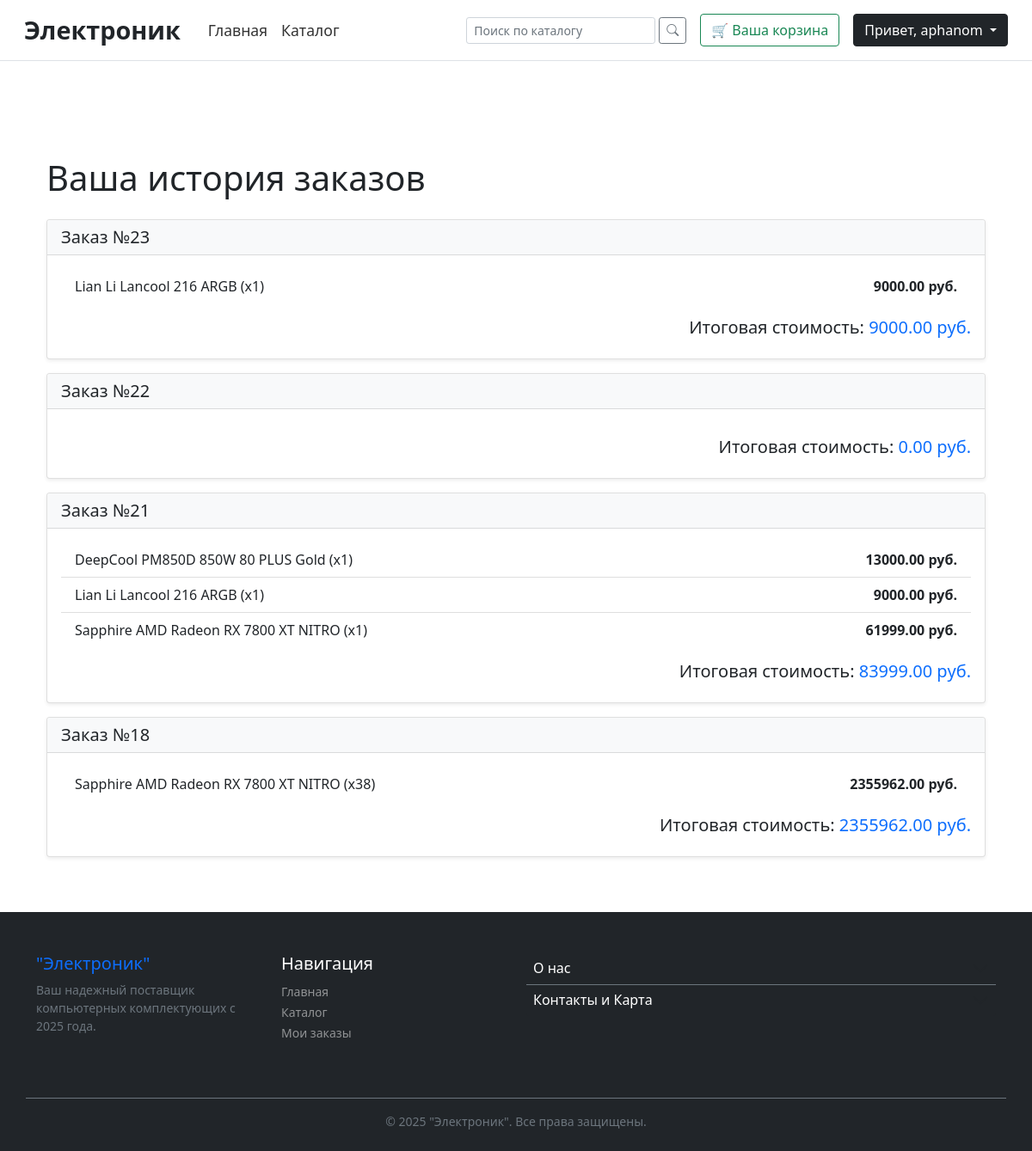
Page /orders/history/ (signed in) on the earlier database version.
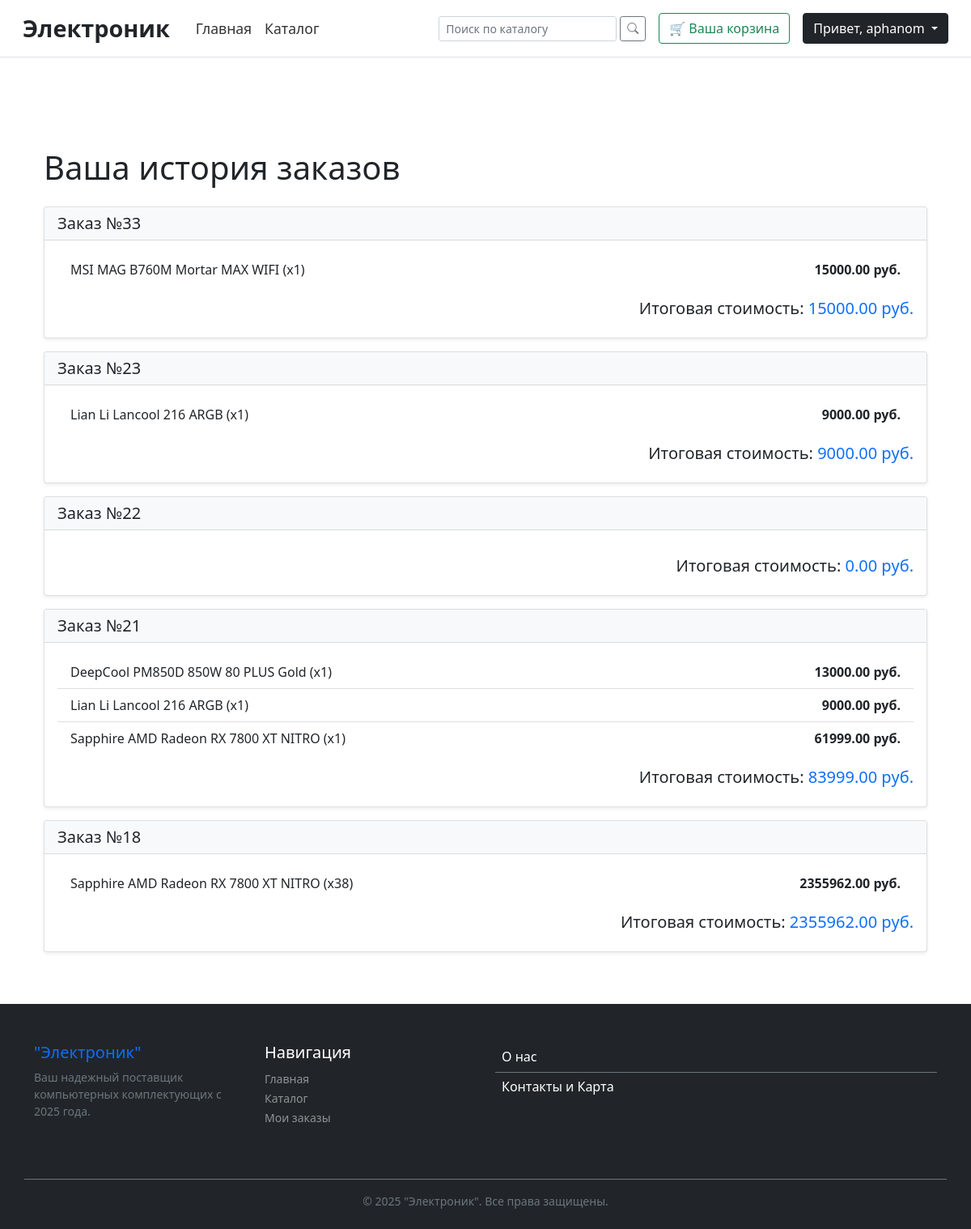
Same page on the later database version.
### orders/models.py (models this page shows, shortened)
class Order(models.Model):
    STATUS_CHOICES = [
        ('new', 'Новый заказ'),
        ('paid', 'Оплачен'),
        ('process', 'Сборка заказа'),
        ('shipped', 'Отправлен / В пути'),
        ('delivered', 'Доставлен'),
        ('canceled', 'Отменен'),
    ]
    user = models.ForeignKey(
        User,
        on_delete=models.SET_NULL,
        null=True,
        blank=True,
        related_name='orders',
        verbose_name='Пользователь'
    )
    status = models.CharField(
        max_length=20,
        choices=STATUS_CHOICES,
        default='new',
        verbose_name="Статус заказа"
    )
    first_name = models.CharField(max_length=50, verbose_name="Имя")
    last_name = models.CharField(max_length=50, verbose_name="Фамилия")
    email = models.EmailField()
    address = models.CharField(max_length=250, verbose_name="Адрес")
    postal_code = models.CharField(max_length=20, verbose_name="Почтовый индекс")
    city = models.CharField(max_length=100, verbose_name="Город")
    created_at = models.DateTimeField(auto_now_add=True, verbose_name="Дата создания")
    updated = models.DateTimeField(auto_now=True)
    paid = models.BooleanField(default=False, verbose_name="Оплата")
    class Meta:
        ordering = ('-created_at',)
        verbose_name = 'Заказ'
        verbose_name_plural = 'Заказы'
    def get_total_cost(self):
        return sum(item.get_cost() for item in self.items.all())

class OrderItem(models.Model):
    order = models.ForeignKey(Order, on_delete=models.CASCADE, related_name='items')
    product = models.ForeignKey(Product, on_delete=models.CASCADE)
    price = models.DecimalField(max_digits=10, decimal_places=2)
    quantity = models.PositiveIntegerField(default=1)
    def get_cost(self):
        return self.price * self.quantity

### catalog/models.py (models this page shows, shortened)
class Product(models.Model):
    manufacturer = models.ForeignKey(Brand, on_delete=models.CASCADE, verbose_name="Производитель")
    category = models.ForeignKey(Category, related_name='product', on_delete=models.CASCADE, verbose_name="Категория")
    supplier = models.ForeignKey(
        Supplier,
        on_delete=models.SET_NULL,
        null=True,
        related_name='products',
        verbose_name="Поставщик"
    )
    name = models.CharField(max_length=100, verbose_name="Наименование")
    slug = models.SlugField(unique=True)
    description = models.TextField(verbose_name='Описание', blank=True, null=True)
    price = models.DecimalField(max_digits=10, decimal_places=2, verbose_name="Цена")
    warranty_months = models.IntegerField(verbose_name="Гарантия (мес.)", null=True, blank=True)
    image = models.ImageField(upload_to='products/%Y/%m/%d', verbose_name="Изображение", max_length=255)
    available = models.BooleanField(default=True, verbose_name="Доступен к продаже")
    stock = models.PositiveIntegerField(default=0, verbose_name="Остаток на складе")
    class Meta:
        verbose_name = 'Товар'
        verbose_name_plural = 'Товары'

### orders/views.py (the view)
# urls.py: path('history/', views.order_history, name='order_history'),
@login_required
def order_history(request):
    orders = Order.objects.filter(user=request.user).order_by('-created_at')
    return render(request, 'orders/order_history.html', {'orders': orders})

### orders/context_processors.py (called while the page is built, shortened)
def cart_count(request):
    total_quantity = 0
    order_id = request.session.get('order_id')
    return {'cart_total_quantity': total_quantity}

def cart_status(request):
    cart_items_quantities = {}
    items_in_cart_slugs = set()
    order_id = request.session.get('order_id')
    return {
        'items_in_cart_slugs': items_in_cart_slugs,
        'items_in_cart_quantities': cart_items_quantities,
    }

### orders/templates/orders/order_history.html (shortened to what this page needs)
{% extends "base.html" %}
{% block content %}
<div class="container mt-5">
    <h1 class="mb-4">Ваша история заказов</h1>
    {% if orders %}
        {% for order in orders %}
        <div class="card mb-3 shadow-sm">
            <div class="card-header bg-light d-flex justify-content-between align-items-center">
                <h5 class="mb-0">Заказ №{{ order.id }}</h5>
            </div>
            <div class="card-body">
                <ul class="list-group list-group-flush mb-3">
                    {% for item in order.items.all %}
                        <li class="list-group-item d-flex justify-content-between">
                            <span>{{ item.product.name }} (x{{ item.quantity }})</span>
                            <span class="fw-bold">{{ item.get_cost|floatformat:2 }} руб.</span>
                        </li>
                    {% endfor %}
                </ul>
                <div class="text-end">
                    <p class="h5">Итоговая стоимость: <span class="text-primary">{{ order.get_total_cost|floatformat:2 }} руб.</span></p>
                </div>
            </div>
        </div>
        {% endfor %}
    {% else %}
        <div class="alert alert-info" role="alert">
            У вас пока нет оформленных заказов.
        </div>
    {% endif %}
</div>
{% endblock content %}

Differences in the rows shown:
added Order: id "33", get_total_cost "15000.00"
added OrderItem: product.name "MSI MAG B760M Mortar MAX WIFI", quantity "1", get_cost "15000.00", shown under "33"
